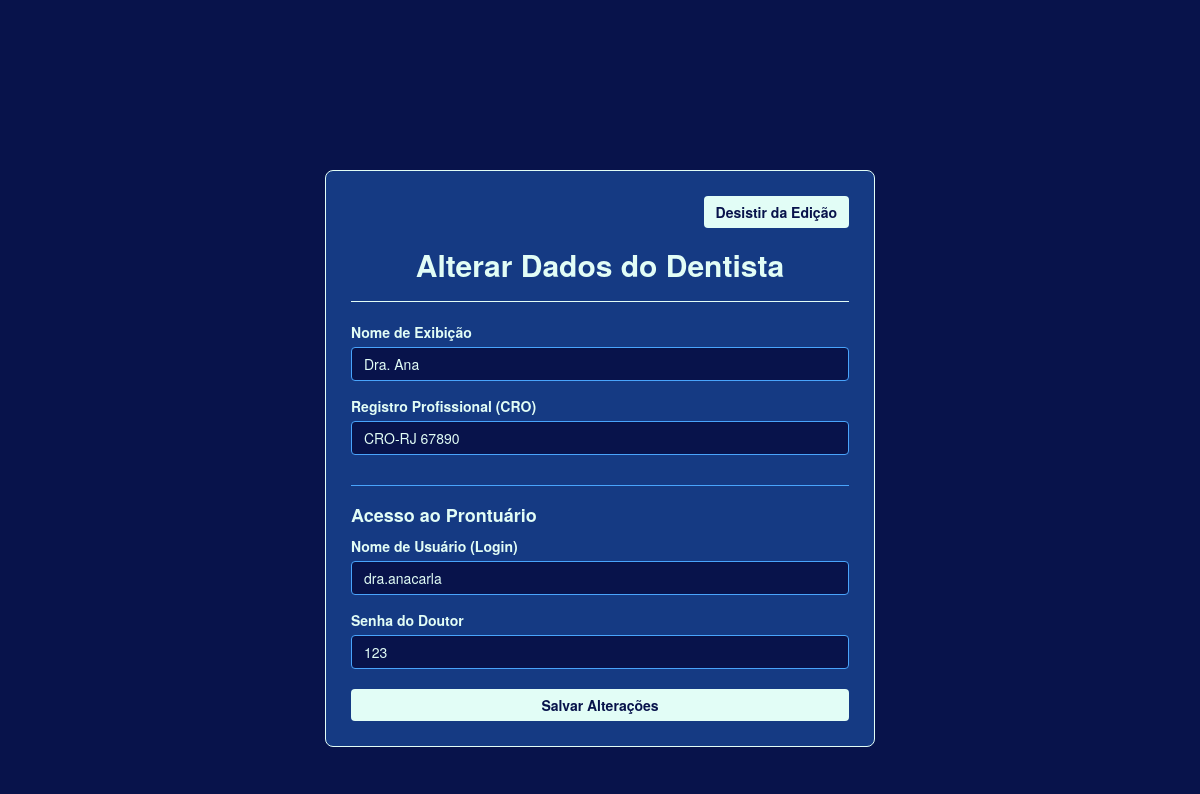
The page /editar_dentista/2 on the database its author committed.
### tables this page shows
CREATE TABLE dentistas (
                        id INTEGER PRIMARY KEY AUTOINCREMENT,
                        nome TEXT NOT NULL,
                        cro TEXT NOT NULL,
                        usuario_login TEXT UNIQUE NOT NULL);

CREATE TABLE usuarios (
                        id INTEGER PRIMARY KEY AUTOINCREMENT,
                        usuario TEXT UNIQUE NOT NULL,
                        senha TEXT NOT NULL,
                        papel TEXT NOT NULL);

### app.py (the view, shortened to what this page needs)
@app.route('/editar_dentista/<int:id_dentista>', methods=['GET', 'POST'])
def editar_dentista(id_dentista):
    conn = conectar_banco()
    dentista_atual = conn.execute('SELECT * FROM dentistas WHERE id = ?', (id_dentista,)).fetchone()
    login_antigo = dentista_atual['usuario_login']
    usuario_db = conn.execute('SELECT senha FROM usuarios WHERE usuario = ?', (login_antigo,)).fetchone()
    senha_atual = usuario_db['senha'] if usuario_db else ''
    conn.close()
    return render_template('editar_dentista.html', dentista=dentista_atual, senha_atual=senha_atual)

### app.py (called while the page is built)
def conectar_banco():
    conn = sqlite3.connect(ARQUIVO_BANCO)
    conn.row_factory = sqlite3.Row
    return conn

### templates/editar_dentista.html (shortened to what this page needs)
<!DOCTYPE html>
<html lang="pt-BR">
<head>
    <link rel="stylesheet" href="https://stackpath.bootstrapcdn.com/bootstrap/3.4.1/css/bootstrap.min.css">
    <link rel="stylesheet" href="{{ url_for('static', filename='css/style.css') }}">
</head>
<body>
    <div class="container dashboard-container">
        <div class="row">
            <div class="col-md-6 col-md-offset-3">
                <div class="main-panel">
                    <div class="text-right mb-3" style="margin-bottom: 20px;">
                        <a href="{{ url_for('secretaria_dentistas') }}" class="btn btn-ouro">Desistir da Edição</a>
                    </div>
                    <h2 class="text-ouro text-center" style="margin-top: 0;">Alterar Dados do Dentista</h2>
                    <hr style="border-color: #e2fdf6;">
                    <form action="{{ url_for('editar_dentista', id_dentista=dentista.id) }}" method="POST">
                        <div class="form-group">
                            <label style="color: #e2fdf6;">Nome de Exibição</label>
                            <input type="text" class="form-control" name="nome" value="{{ dentista.nome }}" required style="background-color: #08134b; color: #e2fdf6; border: 1px solid #49a4fc;">
                        </div>
                        <div class="form-group">
                            <label style="color: #e2fdf6;">Registro Profissional (CRO)</label>
                            <input type="text" class="form-control" name="cro" value="{{ dentista.cro }}" required style="background-color: #08134b; color: #e2fdf6; border: 1px solid #49a4fc;">
                        </div>
                        <hr style="border-color: #49a4fc; margin-top: 30px;">
                        <h4 class="text-ouro">Acesso ao Prontuário</h4>
                        <div class="form-group">
                            <label style="color: #e2fdf6;">Nome de Usuário (Login)</label>
                            <input type="text" class="form-control" name="usuario_login" value="{{ dentista.usuario_login }}" required style="background-color: #08134b; color: #e2fdf6; border: 1px solid #49a4fc;">
                        </div>
                        <div class="form-group">
                            <label style="color: #e2fdf6;">Senha do Doutor</label>
                            <input type="text" class="form-control" name="senha_login" value="{{ senha_atual }}" required style="background-color: #08134b; color: #e2fdf6; border: 1px solid #49a4fc;">
                        </div>
                        <button type="submit" class="btn btn-ouro btn-block" style="margin-top: 20px;">Salvar Alterações</button>
                    </form>
                </div>
            </div>
        </div>
    </div>
</body>
</html>

### static/css/style.css (style rules this page uses)
body { padding-top: 100px; background-color: #08134b; color: #e2fdf6; }
h2 { color: #e2fdf6; font-weight: bold; }
label { color: #e2fdf6; }
.form-control { background-color: #e2fdf6; color: #08134b; border: 1px solid #49a4fc; }
.dashboard-container { margin-top: 50px; padding: 20px; }
.main-panel { background-color: #153a83; border-radius: 8px; padding: 25px; border: 1px solid #e2fdf6; }
.text-ouro { color: #e2fdf6 !important; font-weight: bold; }
.btn-ouro { background-color: #e2fdf6; color: #08134b; font-weight: bold; border: none; }

### rows shown on the page
dentistas: nome "Dra. Ana", cro "CRO-RJ 67890", usuario_login "dra.anacarla"
usuarios: senha_login "123"
